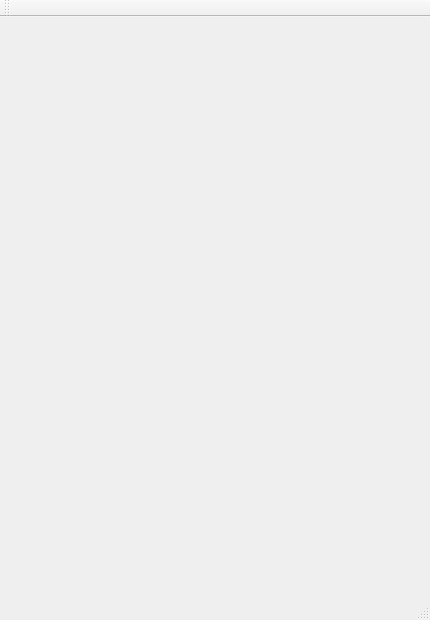
<?xml version="1.0" encoding="UTF-8"?>
<ui version="4.0">
 <class>MainWindow</class>
 <widget class="QMainWindow" name="MainWindow">
  <property name="geometry">
   <rect>
    <x>0</x>
    <y>0</y>
    <width>430</width>
    <height>620</height>
   </rect>
  </property>
  <property name="windowTitle">
   <string>MainWindow</string>
  </property>
  <widget class="QWidget" name="centralWidget"/>
  <widget class="QMenuBar" name="menuBar">
   <property name="geometry">
    <rect>
     <x>0</x>
     <y>0</y>
     <width>430</width>
     <height>21</height>
    </rect>
   </property>
  </widget>
  <widget class="QToolBar" name="mainToolBar">
   <attribute name="toolBarArea">
    <enum>TopToolBarArea</enum>
   </attribute>
   <attribute name="toolBarBreak">
    <bool>false</bool>
   </attribute>
  </widget>
  <widget class="QStatusBar" name="statusBar"/>
 </widget>
 <layoutdefault spacing="6" margin="11"/>
 <resources/>
 <connections/>
</ui>
